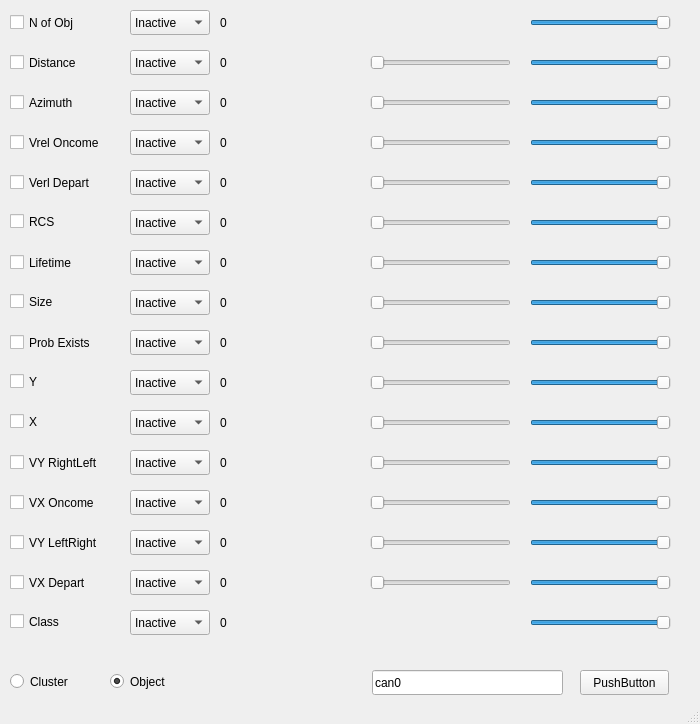
<?xml version="1.0" encoding="UTF-8"?>
<ui version="4.0">
 <class>MainWindow</class>
 <widget class="QMainWindow" name="MainWindow">
  <property name="geometry">
   <rect>
    <x>0</x>
    <y>0</y>
    <width>700</width>
    <height>724</height>
   </rect>
  </property>
  <property name="windowTitle">
   <string>Set ARS408 message #202</string>
  </property>
  <widget class="QWidget" name="centralwidget">
   <widget class="QCheckBox" name="checkBox0">
    <property name="geometry">
     <rect>
      <x>10</x>
      <y>10</y>
      <width>80</width>
      <height>25</height>
     </rect>
    </property>
    <property name="text">
     <string>N of Obj</string>
    </property>
   </widget>
   <widget class="QCheckBox" name="checkBox3">
    <property name="geometry">
     <rect>
      <x>10</x>
      <y>130</y>
      <width>110</width>
      <height>25</height>
     </rect>
    </property>
    <property name="text">
     <string>Vrel Oncome</string>
    </property>
   </widget>
   <widget class="QCheckBox" name="checkBox9">
    <property name="geometry">
     <rect>
      <x>10</x>
      <y>370</y>
      <width>34</width>
      <height>23</height>
     </rect>
    </property>
    <property name="text">
     <string>Y</string>
    </property>
   </widget>
   <widget class="QCheckBox" name="checkBox1">
    <property name="geometry">
     <rect>
      <x>10</x>
      <y>50</y>
      <width>81</width>
      <height>25</height>
     </rect>
    </property>
    <property name="text">
     <string>Distance</string>
    </property>
   </widget>
   <widget class="QCheckBox" name="checkBox2">
    <property name="geometry">
     <rect>
      <x>10</x>
      <y>90</y>
      <width>81</width>
      <height>25</height>
     </rect>
    </property>
    <property name="text">
     <string>Azimuth</string>
    </property>
   </widget>
   <widget class="QCheckBox" name="checkBox4">
    <property name="geometry">
     <rect>
      <x>10</x>
      <y>170</y>
      <width>100</width>
      <height>25</height>
     </rect>
    </property>
    <property name="text">
     <string>Verl Depart</string>
    </property>
   </widget>
   <widget class="QCheckBox" name="checkBox5">
    <property name="geometry">
     <rect>
      <x>10</x>
      <y>210</y>
      <width>52</width>
      <height>23</height>
     </rect>
    </property>
    <property name="text">
     <string>RCS</string>
    </property>
   </widget>
   <widget class="QCheckBox" name="checkBox6">
    <property name="geometry">
     <rect>
      <x>10</x>
      <y>250</y>
      <width>80</width>
      <height>25</height>
     </rect>
    </property>
    <property name="text">
     <string>Lifetime</string>
    </property>
   </widget>
   <widget class="QCheckBox" name="checkBox7">
    <property name="geometry">
     <rect>
      <x>10</x>
      <y>290</y>
      <width>52</width>
      <height>23</height>
     </rect>
    </property>
    <property name="text">
     <string>Size</string>
    </property>
   </widget>
   <widget class="QCheckBox" name="checkBox8">
    <property name="geometry">
     <rect>
      <x>10</x>
      <y>330</y>
      <width>97</width>
      <height>25</height>
     </rect>
    </property>
    <property name="text">
     <string>Prob Exists</string>
    </property>
   </widget>
   <widget class="QCheckBox" name="checkBoxA">
    <property name="geometry">
     <rect>
      <x>10</x>
      <y>410</y>
      <width>36</width>
      <height>23</height>
     </rect>
    </property>
    <property name="text">
     <string>X</string>
    </property>
   </widget>
   <widget class="QCheckBox" name="checkBoxB">
    <property name="geometry">
     <rect>
      <x>10</x>
      <y>450</y>
      <width>108</width>
      <height>25</height>
     </rect>
    </property>
    <property name="text">
     <string>VY RightLeft</string>
    </property>
   </widget>
   <widget class="QCheckBox" name="checkBoxC">
    <property name="geometry">
     <rect>
      <x>10</x>
      <y>490</y>
      <width>102</width>
      <height>25</height>
     </rect>
    </property>
    <property name="text">
     <string>VX Oncome</string>
    </property>
   </widget>
   <widget class="QCheckBox" name="checkBoxD">
    <property name="geometry">
     <rect>
      <x>10</x>
      <y>530</y>
      <width>108</width>
      <height>25</height>
     </rect>
    </property>
    <property name="text">
     <string>VY LeftRight</string>
    </property>
   </widget>
   <widget class="QCheckBox" name="checkBoxE">
    <property name="geometry">
     <rect>
      <x>10</x>
      <y>570</y>
      <width>92</width>
      <height>25</height>
     </rect>
    </property>
    <property name="text">
     <string>VX Depart</string>
    </property>
   </widget>
   <widget class="QLabel" name="label0">
    <property name="geometry">
     <rect>
      <x>220</x>
      <y>10</y>
      <width>140</width>
      <height>25</height>
     </rect>
    </property>
    <property name="text">
     <string>0</string>
    </property>
   </widget>
   <widget class="QComboBox" name="comboBox0">
    <property name="geometry">
     <rect>
      <x>130</x>
      <y>10</y>
      <width>80</width>
      <height>25</height>
     </rect>
    </property>
    <item>
     <property name="text">
      <string>Inactive</string>
     </property>
    </item>
    <item>
     <property name="text">
      <string>Active</string>
     </property>
    </item>
   </widget>
   <widget class="QComboBox" name="comboBox1">
    <property name="geometry">
     <rect>
      <x>130</x>
      <y>50</y>
      <width>80</width>
      <height>25</height>
     </rect>
    </property>
    <item>
     <property name="text">
      <string>Inactive</string>
     </property>
    </item>
    <item>
     <property name="text">
      <string>Active</string>
     </property>
    </item>
   </widget>
   <widget class="QComboBox" name="comboBox2">
    <property name="geometry">
     <rect>
      <x>130</x>
      <y>90</y>
      <width>80</width>
      <height>25</height>
     </rect>
    </property>
    <item>
     <property name="text">
      <string>Inactive</string>
     </property>
    </item>
    <item>
     <property name="text">
      <string>Active</string>
     </property>
    </item>
   </widget>
   <widget class="QComboBox" name="comboBox3">
    <property name="geometry">
     <rect>
      <x>130</x>
      <y>130</y>
      <width>80</width>
      <height>25</height>
     </rect>
    </property>
    <item>
     <property name="text">
      <string>Inactive</string>
     </property>
    </item>
    <item>
     <property name="text">
      <string>Active</string>
     </property>
    </item>
   </widget>
   <widget class="QComboBox" name="comboBox4">
    <property name="geometry">
     <rect>
      <x>130</x>
      <y>170</y>
      <width>80</width>
      <height>25</height>
     </rect>
    </property>
    <item>
     <property name="text">
      <string>Inactive</string>
     </property>
    </item>
    <item>
     <property name="text">
      <string>Active</string>
     </property>
    </item>
   </widget>
   <widget class="QComboBox" name="comboBox5">
    <property name="geometry">
     <rect>
      <x>130</x>
      <y>210</y>
      <width>80</width>
      <height>25</height>
     </rect>
    </property>
    <item>
     <property name="text">
      <string>Inactive</string>
     </property>
    </item>
    <item>
     <property name="text">
      <string>Active</string>
     </property>
    </item>
   </widget>
   <widget class="QComboBox" name="comboBox6">
    <property name="geometry">
     <rect>
      <x>130</x>
      <y>250</y>
      <width>80</width>
      <height>25</height>
     </rect>
    </property>
    <item>
     <property name="text">
      <string>Inactive</string>
     </property>
    </item>
    <item>
     <property name="text">
      <string>Active</string>
     </property>
    </item>
   </widget>
   <widget class="QComboBox" name="comboBox7">
    <property name="geometry">
     <rect>
      <x>130</x>
      <y>290</y>
      <width>80</width>
      <height>25</height>
     </rect>
    </property>
    <item>
     <property name="text">
      <string>Inactive</string>
     </property>
    </item>
    <item>
     <property name="text">
      <string>Active</string>
     </property>
    </item>
   </widget>
   <widget class="QComboBox" name="comboBox8">
    <property name="geometry">
     <rect>
      <x>130</x>
      <y>330</y>
      <width>80</width>
      <height>25</height>
     </rect>
    </property>
    <item>
     <property name="text">
      <string>Inactive</string>
     </property>
    </item>
    <item>
     <property name="text">
      <string>Active</string>
     </property>
    </item>
   </widget>
   <widget class="QComboBox" name="comboBox9">
    <property name="geometry">
     <rect>
      <x>130</x>
      <y>370</y>
      <width>80</width>
      <height>25</height>
     </rect>
    </property>
    <item>
     <property name="text">
      <string>Inactive</string>
     </property>
    </item>
    <item>
     <property name="text">
      <string>Active</string>
     </property>
    </item>
   </widget>
   <widget class="QComboBox" name="comboBoxA">
    <property name="geometry">
     <rect>
      <x>130</x>
      <y>410</y>
      <width>80</width>
      <height>25</height>
     </rect>
    </property>
    <item>
     <property name="text">
      <string>Inactive</string>
     </property>
    </item>
    <item>
     <property name="text">
      <string>Active</string>
     </property>
    </item>
   </widget>
   <widget class="QComboBox" name="comboBoxB">
    <property name="geometry">
     <rect>
      <x>130</x>
      <y>450</y>
      <width>80</width>
      <height>25</height>
     </rect>
    </property>
    <item>
     <property name="text">
      <string>Inactive</string>
     </property>
    </item>
    <item>
     <property name="text">
      <string>Active</string>
     </property>
    </item>
   </widget>
   <widget class="QComboBox" name="comboBoxC">
    <property name="geometry">
     <rect>
      <x>130</x>
      <y>490</y>
      <width>80</width>
      <height>25</height>
     </rect>
    </property>
    <item>
     <property name="text">
      <string>Inactive</string>
     </property>
    </item>
    <item>
     <property name="text">
      <string>Active</string>
     </property>
    </item>
   </widget>
   <widget class="QComboBox" name="comboBoxD">
    <property name="geometry">
     <rect>
      <x>130</x>
      <y>530</y>
      <width>80</width>
      <height>25</height>
     </rect>
    </property>
    <item>
     <property name="text">
      <string>Inactive</string>
     </property>
    </item>
    <item>
     <property name="text">
      <string>Active</string>
     </property>
    </item>
   </widget>
   <widget class="QComboBox" name="comboBoxE">
    <property name="geometry">
     <rect>
      <x>130</x>
      <y>570</y>
      <width>80</width>
      <height>25</height>
     </rect>
    </property>
    <item>
     <property name="text">
      <string>Inactive</string>
     </property>
    </item>
    <item>
     <property name="text">
      <string>Active</string>
     </property>
    </item>
   </widget>
   <widget class="QComboBox" name="comboBoxF">
    <property name="geometry">
     <rect>
      <x>130</x>
      <y>610</y>
      <width>80</width>
      <height>25</height>
     </rect>
    </property>
    <item>
     <property name="text">
      <string>Inactive</string>
     </property>
    </item>
    <item>
     <property name="text">
      <string>Active</string>
     </property>
    </item>
   </widget>
   <widget class="QSlider" name="minSlider1">
    <property name="geometry">
     <rect>
      <x>370</x>
      <y>50</y>
      <width>141</width>
      <height>25</height>
     </rect>
    </property>
    <property name="maximum">
     <number>4095</number>
    </property>
    <property name="orientation">
     <enum>Qt::Horizontal</enum>
    </property>
   </widget>
   <widget class="QLabel" name="label1">
    <property name="geometry">
     <rect>
      <x>220</x>
      <y>50</y>
      <width>140</width>
      <height>25</height>
     </rect>
    </property>
    <property name="text">
     <string>0</string>
    </property>
   </widget>
   <widget class="QSlider" name="minSlider2">
    <property name="geometry">
     <rect>
      <x>370</x>
      <y>90</y>
      <width>141</width>
      <height>25</height>
     </rect>
    </property>
    <property name="maximum">
     <number>4095</number>
    </property>
    <property name="orientation">
     <enum>Qt::Horizontal</enum>
    </property>
   </widget>
   <widget class="QLabel" name="label2">
    <property name="geometry">
     <rect>
      <x>220</x>
      <y>90</y>
      <width>140</width>
      <height>25</height>
     </rect>
    </property>
    <property name="text">
     <string>0</string>
    </property>
   </widget>
   <widget class="QSlider" name="minSlider3">
    <property name="geometry">
     <rect>
      <x>370</x>
      <y>130</y>
      <width>141</width>
      <height>25</height>
     </rect>
    </property>
    <property name="maximum">
     <number>4095</number>
    </property>
    <property name="orientation">
     <enum>Qt::Horizontal</enum>
    </property>
   </widget>
   <widget class="QLabel" name="label3">
    <property name="geometry">
     <rect>
      <x>220</x>
      <y>130</y>
      <width>140</width>
      <height>25</height>
     </rect>
    </property>
    <property name="text">
     <string>0</string>
    </property>
   </widget>
   <widget class="QSlider" name="minSlider4">
    <property name="geometry">
     <rect>
      <x>370</x>
      <y>170</y>
      <width>141</width>
      <height>25</height>
     </rect>
    </property>
    <property name="maximum">
     <number>4095</number>
    </property>
    <property name="orientation">
     <enum>Qt::Horizontal</enum>
    </property>
   </widget>
   <widget class="QLabel" name="label4">
    <property name="geometry">
     <rect>
      <x>220</x>
      <y>170</y>
      <width>140</width>
      <height>25</height>
     </rect>
    </property>
    <property name="text">
     <string>0</string>
    </property>
   </widget>
   <widget class="QSlider" name="minSlider5">
    <property name="geometry">
     <rect>
      <x>370</x>
      <y>210</y>
      <width>141</width>
      <height>25</height>
     </rect>
    </property>
    <property name="maximum">
     <number>4095</number>
    </property>
    <property name="orientation">
     <enum>Qt::Horizontal</enum>
    </property>
   </widget>
   <widget class="QLabel" name="label5">
    <property name="geometry">
     <rect>
      <x>220</x>
      <y>210</y>
      <width>140</width>
      <height>25</height>
     </rect>
    </property>
    <property name="text">
     <string>0</string>
    </property>
   </widget>
   <widget class="QSlider" name="minSlider6">
    <property name="geometry">
     <rect>
      <x>370</x>
      <y>250</y>
      <width>141</width>
      <height>25</height>
     </rect>
    </property>
    <property name="maximum">
     <number>4095</number>
    </property>
    <property name="orientation">
     <enum>Qt::Horizontal</enum>
    </property>
   </widget>
   <widget class="QLabel" name="label6">
    <property name="geometry">
     <rect>
      <x>220</x>
      <y>250</y>
      <width>140</width>
      <height>25</height>
     </rect>
    </property>
    <property name="text">
     <string>0</string>
    </property>
   </widget>
   <widget class="QSlider" name="minSlider7">
    <property name="geometry">
     <rect>
      <x>370</x>
      <y>290</y>
      <width>141</width>
      <height>25</height>
     </rect>
    </property>
    <property name="maximum">
     <number>4095</number>
    </property>
    <property name="orientation">
     <enum>Qt::Horizontal</enum>
    </property>
   </widget>
   <widget class="QLabel" name="label7">
    <property name="geometry">
     <rect>
      <x>220</x>
      <y>290</y>
      <width>140</width>
      <height>25</height>
     </rect>
    </property>
    <property name="text">
     <string>0</string>
    </property>
   </widget>
   <widget class="QSlider" name="minSlider8">
    <property name="geometry">
     <rect>
      <x>370</x>
      <y>330</y>
      <width>141</width>
      <height>25</height>
     </rect>
    </property>
    <property name="maximum">
     <number>4095</number>
    </property>
    <property name="orientation">
     <enum>Qt::Horizontal</enum>
    </property>
   </widget>
   <widget class="QLabel" name="label8">
    <property name="geometry">
     <rect>
      <x>220</x>
      <y>330</y>
      <width>140</width>
      <height>25</height>
     </rect>
    </property>
    <property name="text">
     <string>0</string>
    </property>
   </widget>
   <widget class="QSlider" name="minSlider9">
    <property name="geometry">
     <rect>
      <x>370</x>
      <y>370</y>
      <width>141</width>
      <height>25</height>
     </rect>
    </property>
    <property name="maximum">
     <number>4095</number>
    </property>
    <property name="orientation">
     <enum>Qt::Horizontal</enum>
    </property>
   </widget>
   <widget class="QLabel" name="label9">
    <property name="geometry">
     <rect>
      <x>220</x>
      <y>370</y>
      <width>140</width>
      <height>25</height>
     </rect>
    </property>
    <property name="text">
     <string>0</string>
    </property>
   </widget>
   <widget class="QSlider" name="minSliderA">
    <property name="geometry">
     <rect>
      <x>370</x>
      <y>410</y>
      <width>141</width>
      <height>25</height>
     </rect>
    </property>
    <property name="maximum">
     <number>4095</number>
    </property>
    <property name="orientation">
     <enum>Qt::Horizontal</enum>
    </property>
   </widget>
   <widget class="QLabel" name="labelA">
    <property name="geometry">
     <rect>
      <x>220</x>
      <y>410</y>
      <width>140</width>
      <height>25</height>
     </rect>
    </property>
    <property name="text">
     <string>0</string>
    </property>
   </widget>
   <widget class="QSlider" name="minSliderB">
    <property name="geometry">
     <rect>
      <x>370</x>
      <y>450</y>
      <width>141</width>
      <height>25</height>
     </rect>
    </property>
    <property name="maximum">
     <number>4095</number>
    </property>
    <property name="orientation">
     <enum>Qt::Horizontal</enum>
    </property>
   </widget>
   <widget class="QLabel" name="labelB">
    <property name="geometry">
     <rect>
      <x>220</x>
      <y>450</y>
      <width>140</width>
      <height>25</height>
     </rect>
    </property>
    <property name="text">
     <string>0</string>
    </property>
   </widget>
   <widget class="QSlider" name="minSliderC">
    <property name="geometry">
     <rect>
      <x>370</x>
      <y>490</y>
      <width>141</width>
      <height>25</height>
     </rect>
    </property>
    <property name="maximum">
     <number>4095</number>
    </property>
    <property name="orientation">
     <enum>Qt::Horizontal</enum>
    </property>
   </widget>
   <widget class="QLabel" name="labelC">
    <property name="geometry">
     <rect>
      <x>220</x>
      <y>490</y>
      <width>140</width>
      <height>25</height>
     </rect>
    </property>
    <property name="text">
     <string>0</string>
    </property>
   </widget>
   <widget class="QSlider" name="minSliderD">
    <property name="geometry">
     <rect>
      <x>370</x>
      <y>530</y>
      <width>141</width>
      <height>25</height>
     </rect>
    </property>
    <property name="maximum">
     <number>4095</number>
    </property>
    <property name="orientation">
     <enum>Qt::Horizontal</enum>
    </property>
   </widget>
   <widget class="QLabel" name="labelD">
    <property name="geometry">
     <rect>
      <x>220</x>
      <y>530</y>
      <width>140</width>
      <height>25</height>
     </rect>
    </property>
    <property name="text">
     <string>0</string>
    </property>
   </widget>
   <widget class="QSlider" name="minSliderE">
    <property name="geometry">
     <rect>
      <x>370</x>
      <y>570</y>
      <width>141</width>
      <height>25</height>
     </rect>
    </property>
    <property name="maximum">
     <number>4095</number>
    </property>
    <property name="orientation">
     <enum>Qt::Horizontal</enum>
    </property>
   </widget>
   <widget class="QLabel" name="labelE">
    <property name="geometry">
     <rect>
      <x>220</x>
      <y>570</y>
      <width>140</width>
      <height>25</height>
     </rect>
    </property>
    <property name="text">
     <string>0</string>
    </property>
   </widget>
   <widget class="QLabel" name="labelF">
    <property name="geometry">
     <rect>
      <x>220</x>
      <y>610</y>
      <width>140</width>
      <height>25</height>
     </rect>
    </property>
    <property name="text">
     <string>0</string>
    </property>
   </widget>
   <widget class="QSlider" name="maxSlider0">
    <property name="geometry">
     <rect>
      <x>530</x>
      <y>10</y>
      <width>141</width>
      <height>25</height>
     </rect>
    </property>
    <property name="maximum">
     <number>4095</number>
    </property>
    <property name="value">
     <number>4095</number>
    </property>
    <property name="orientation">
     <enum>Qt::Horizontal</enum>
    </property>
   </widget>
   <widget class="QSlider" name="maxSlider1">
    <property name="geometry">
     <rect>
      <x>530</x>
      <y>50</y>
      <width>141</width>
      <height>25</height>
     </rect>
    </property>
    <property name="maximum">
     <number>4095</number>
    </property>
    <property name="value">
     <number>4095</number>
    </property>
    <property name="orientation">
     <enum>Qt::Horizontal</enum>
    </property>
   </widget>
   <widget class="QSlider" name="maxSliderD">
    <property name="geometry">
     <rect>
      <x>530</x>
      <y>530</y>
      <width>141</width>
      <height>25</height>
     </rect>
    </property>
    <property name="maximum">
     <number>4095</number>
    </property>
    <property name="value">
     <number>4095</number>
    </property>
    <property name="orientation">
     <enum>Qt::Horizontal</enum>
    </property>
   </widget>
   <widget class="QSlider" name="maxSlider6">
    <property name="geometry">
     <rect>
      <x>530</x>
      <y>250</y>
      <width>141</width>
      <height>25</height>
     </rect>
    </property>
    <property name="maximum">
     <number>4095</number>
    </property>
    <property name="value">
     <number>4095</number>
    </property>
    <property name="orientation">
     <enum>Qt::Horizontal</enum>
    </property>
   </widget>
   <widget class="QSlider" name="maxSliderC">
    <property name="geometry">
     <rect>
      <x>530</x>
      <y>490</y>
      <width>141</width>
      <height>25</height>
     </rect>
    </property>
    <property name="maximum">
     <number>4095</number>
    </property>
    <property name="value">
     <number>4095</number>
    </property>
    <property name="orientation">
     <enum>Qt::Horizontal</enum>
    </property>
   </widget>
   <widget class="QSlider" name="maxSlider3">
    <property name="geometry">
     <rect>
      <x>530</x>
      <y>130</y>
      <width>141</width>
      <height>25</height>
     </rect>
    </property>
    <property name="maximum">
     <number>4095</number>
    </property>
    <property name="value">
     <number>4095</number>
    </property>
    <property name="orientation">
     <enum>Qt::Horizontal</enum>
    </property>
   </widget>
   <widget class="QSlider" name="maxSlider4">
    <property name="geometry">
     <rect>
      <x>530</x>
      <y>170</y>
      <width>141</width>
      <height>25</height>
     </rect>
    </property>
    <property name="maximum">
     <number>4095</number>
    </property>
    <property name="value">
     <number>4095</number>
    </property>
    <property name="orientation">
     <enum>Qt::Horizontal</enum>
    </property>
   </widget>
   <widget class="QSlider" name="maxSlider7">
    <property name="geometry">
     <rect>
      <x>530</x>
      <y>290</y>
      <width>141</width>
      <height>25</height>
     </rect>
    </property>
    <property name="maximum">
     <number>4095</number>
    </property>
    <property name="value">
     <number>4095</number>
    </property>
    <property name="orientation">
     <enum>Qt::Horizontal</enum>
    </property>
   </widget>
   <widget class="QSlider" name="maxSliderE">
    <property name="geometry">
     <rect>
      <x>530</x>
      <y>570</y>
      <width>141</width>
      <height>25</height>
     </rect>
    </property>
    <property name="maximum">
     <number>4095</number>
    </property>
    <property name="value">
     <number>4095</number>
    </property>
    <property name="orientation">
     <enum>Qt::Horizontal</enum>
    </property>
   </widget>
   <widget class="QSlider" name="maxSliderF">
    <property name="geometry">
     <rect>
      <x>530</x>
      <y>610</y>
      <width>141</width>
      <height>25</height>
     </rect>
    </property>
    <property name="maximum">
     <number>4095</number>
    </property>
    <property name="value">
     <number>4095</number>
    </property>
    <property name="orientation">
     <enum>Qt::Horizontal</enum>
    </property>
   </widget>
   <widget class="QSlider" name="maxSliderA">
    <property name="geometry">
     <rect>
      <x>530</x>
      <y>410</y>
      <width>141</width>
      <height>25</height>
     </rect>
    </property>
    <property name="maximum">
     <number>4095</number>
    </property>
    <property name="value">
     <number>4095</number>
    </property>
    <property name="orientation">
     <enum>Qt::Horizontal</enum>
    </property>
   </widget>
   <widget class="QSlider" name="maxSlider2">
    <property name="geometry">
     <rect>
      <x>530</x>
      <y>90</y>
      <width>141</width>
      <height>25</height>
     </rect>
    </property>
    <property name="maximum">
     <number>4095</number>
    </property>
    <property name="value">
     <number>4095</number>
    </property>
    <property name="orientation">
     <enum>Qt::Horizontal</enum>
    </property>
   </widget>
   <widget class="QSlider" name="maxSlider5">
    <property name="geometry">
     <rect>
      <x>530</x>
      <y>210</y>
      <width>141</width>
      <height>25</height>
     </rect>
    </property>
    <property name="maximum">
     <number>4095</number>
    </property>
    <property name="value">
     <number>4095</number>
    </property>
    <property name="orientation">
     <enum>Qt::Horizontal</enum>
    </property>
   </widget>
   <widget class="QSlider" name="maxSlider8">
    <property name="geometry">
     <rect>
      <x>530</x>
      <y>330</y>
      <width>141</width>
      <height>25</height>
     </rect>
    </property>
    <property name="maximum">
     <number>4095</number>
    </property>
    <property name="value">
     <number>4095</number>
    </property>
    <property name="orientation">
     <enum>Qt::Horizontal</enum>
    </property>
   </widget>
   <widget class="QSlider" name="maxSliderB">
    <property name="geometry">
     <rect>
      <x>530</x>
      <y>450</y>
      <width>141</width>
      <height>25</height>
     </rect>
    </property>
    <property name="maximum">
     <number>4095</number>
    </property>
    <property name="value">
     <number>4095</number>
    </property>
    <property name="orientation">
     <enum>Qt::Horizontal</enum>
    </property>
   </widget>
   <widget class="QSlider" name="maxSlider9">
    <property name="geometry">
     <rect>
      <x>530</x>
      <y>370</y>
      <width>141</width>
      <height>25</height>
     </rect>
    </property>
    <property name="maximum">
     <number>4095</number>
    </property>
    <property name="value">
     <number>4095</number>
    </property>
    <property name="orientation">
     <enum>Qt::Horizontal</enum>
    </property>
   </widget>
   <widget class="QRadioButton" name="radioButton_cluster">
    <property name="geometry">
     <rect>
      <x>10</x>
      <y>670</y>
      <width>91</width>
      <height>23</height>
     </rect>
    </property>
    <property name="text">
     <string>Cluster</string>
    </property>
   </widget>
   <widget class="QRadioButton" name="radioButton_object">
    <property name="geometry">
     <rect>
      <x>110</x>
      <y>670</y>
      <width>101</width>
      <height>23</height>
     </rect>
    </property>
    <property name="text">
     <string>Object</string>
    </property>
    <property name="checked">
     <bool>true</bool>
    </property>
   </widget>
   <widget class="QLineEdit" name="lineEdit">
    <property name="geometry">
     <rect>
      <x>372</x>
      <y>670</y>
      <width>191</width>
      <height>25</height>
     </rect>
    </property>
    <property name="text">
     <string>can0</string>
    </property>
    <property name="placeholderText">
     <string>can name</string>
    </property>
   </widget>
   <widget class="QPushButton" name="sendButton">
    <property name="geometry">
     <rect>
      <x>580</x>
      <y>670</y>
      <width>89</width>
      <height>25</height>
     </rect>
    </property>
    <property name="text">
     <string>PushButton</string>
    </property>
   </widget>
   <widget class="QCheckBox" name="checkBoxF">
    <property name="geometry">
     <rect>
      <x>10</x>
      <y>610</y>
      <width>60</width>
      <height>23</height>
     </rect>
    </property>
    <property name="text">
     <string>Class</string>
    </property>
   </widget>
  </widget>
  <widget class="QStatusBar" name="statusbar"/>
 </widget>
 <resources/>
 <connections/>
</ui>
